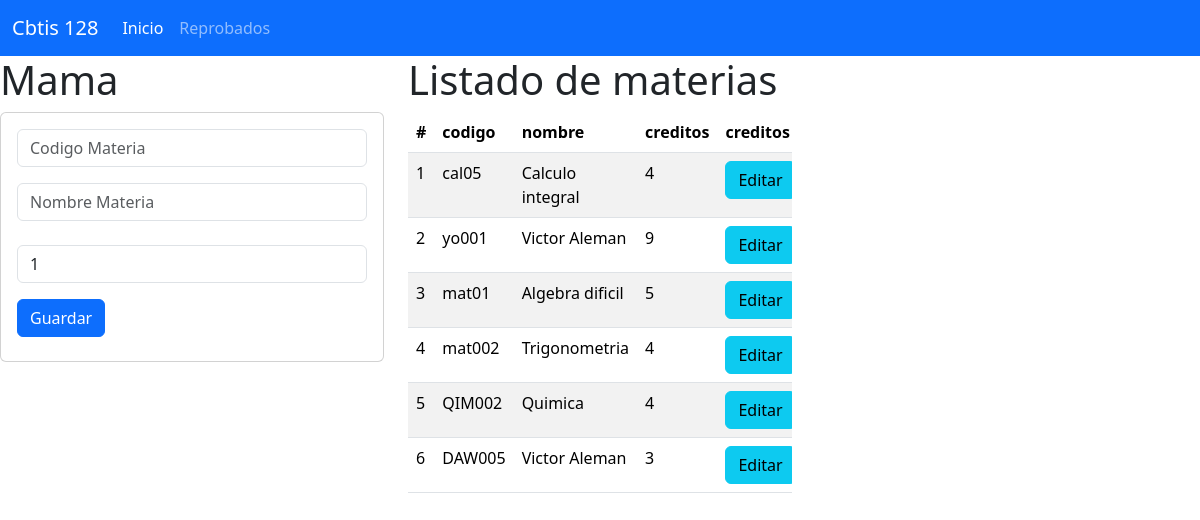
The page / on the database its author committed.
### materia_app/models.py (models this page shows, shortened)
class Materia(models.Model):
    codigo=models.CharField(primary_key=True,max_length=6)
    nombre=models.CharField(max_length=100)
    creditos=models.PositiveSmallIntegerField()

### materia_app/views.py (the view)
# urls.py: path("", views.inicio_vista, name="inicio_vista"),
def inicio_vista(request):
    lasmateria=Materia.objects.all()
    return render(request, "gestionarMateria.html", {"mismaterias":lasmateria})

### materia_app/templates/gestionarMateria.html (shortened to what this page needs)
{% extends "base.html" %}
{% block cuerpo %}
    <div class="row">
        <div class="col-sm-12 col-md-4 col-lg-4 col-xl-4">
            <h1> Mama</h1>
            <div class="card">
              <div class="card-body">
                <form action="/registrarMateria/" method="POST"> {% csrf_token %}
                  <div class="form-group">
                    <input type="text" id="txtcodigo" name="txtcodigo" class="form-control"
                    placeholder="Codigo Materia" minLength="6" maxLength="6" required >
                  </div>
                  <div class="form-group py-3">
                    <input type="text" id="txtnombre" name="txtnombre" class="form-control"
                    placeholder="Nombre Materia"  maxLength="100" required >
                  </div>
                  <div class="form-group py-2">
                    <input type="text" id="numcreditos" name="numcreditos" class="form-control"
                    value="1" min="1" max="9" required >
                  </div>
                  <div class="form-group py-2">
                    <button type="submit" class="btn btn-primary">Guardar</button>
                  </div>
                </form>
              </div>
            </div>
        </div>
        <div class="col-sm-12 col-md-8 col-lg-8 col-xl-4">
            <h1>Listado de materias</h1>
            <div class="table-responsive">
                <table class="table table-striped">
                    <thead>
                      <tr>
                        <th scope="col">#</th>
                        <th scope="col">codigo</th>
                        <th scope="col">nombre</th>
                        <th scope="col">creditos</th>
                        <th colspan="2">creditos</th>
                      </tr>
                    </thead>
                    <tbody>
                      {% for m in mismaterias %}
                      <tr>
                        <td>{{forloop.counter}}</td>
                        <td>{{m.codigo}}</td>
                        <td>{{m.nombre}}</td>
                        <td>{{m.creditos}}</td>
                        <td> <a href="seleccionarMateria/{{m.codigo}}" class="btn btn-info" >Editar</a> </td>
                      </tr>
                      {% endfor %}
                    </tbody>
                  </table>
            </div>
        </div>
    </div>
{% endblock  %}

### materia_app/templates/base.html (shortened to what this page needs)
<!doctype html>
<html lang="en">
  <head>
    <link href="https://cdn.jsdelivr.net/npm/bootstrap@5.3.3/dist/css/bootstrap.min.css" rel="stylesheet">
  </head>
  <body>
    <nav class="navbar navbar-expand-lg bg-primary" data-bs-theme="dark">
        <div class="container-fluid">
            <a class="navbar-brand" href="#">Cbtis 128</a>
            <div class="collapse navbar-collapse" id="navbarNav">
            <ul class="navbar-nav">
                <li class="nav-item">
                <a class="nav-link active" aria-current="page" href="#">Inicio</a>
                </li>
                <li class="nav-item">
                <a class="nav-link" href="#">Reprobados</a>
              </li>
            </ul>
          </div>
        </div>
      </nav>
    {% block cuerpo %}
    {% endblock  %}
  </body>
</html>

### rows shown on the page
Materia: codigo "cal05", nombre "Calculo integral", creditos "4"
Materia: codigo "yo001", nombre "Victor Aleman", creditos "9"
Materia: codigo "mat01", nombre "Algebra dificil", creditos "5"
Materia: codigo "mat002", nombre "Trigonometria", creditos "4"
Materia: codigo "QIM002", nombre "Quimica", creditos "4"
Materia: codigo "DAW005", nombre "Victor Aleman", creditos "3"
